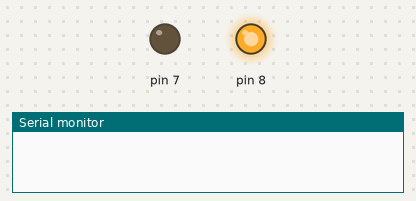
This sketch was run on a simulated Arduino Uno, built with avr-gcc and run on an emulated ATmega328P. Parts: output pins drawn as LEDs (lit = HIGH), the last lines printed to the serial monitor.

Above: at 1.0 s.
At 3.0 s:
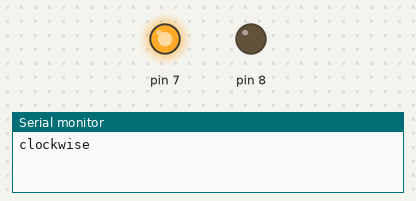
Timing chart, 0 to 5.2 s (numbered marks = the images above):
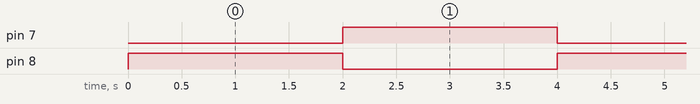

The sketch:

l293d_motor1.ino
```cpp
// C++ code
//
void setup()
{
  pinMode(8,OUTPUT);
  pinMode(7,OUTPUT);
  Serial.begin(9600);

}

void loop()
{
  digitalWrite(8, HIGH);
  digitalWrite(7, LOW);
  delay(2000);
  Serial.println("clockwise");

  digitalWrite(7, HIGH);
  digitalWrite(8, LOW);
  delay(2000);
  Serial.println("anticlockwise");
}
```

Measured:
- by itself, pin 7, pin 8: alternates HIGH for 2.0 s and LOW for 2.0 s
